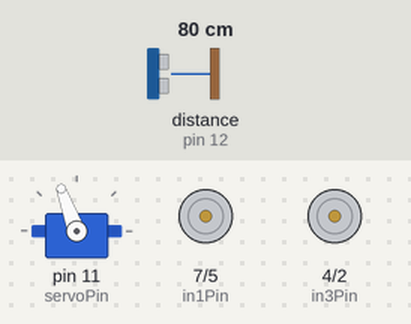
A sketch run on a simulated Arduino Uno, built with avr-gcc and run on an emulated ATmega328P. Shown: servo, motor-driver pin pairs drawn as motors (green arrow = first pin HIGH = forward, orange = second pin HIGH = backward, longer = more drive, scaled by the enable pin). Wiring (inferred from the names in the program): ultrasonic range finder: trigger pin 13; echo pin 12. The test bench sets the inputs (shaded band); at power-on: distance to the obstacle (sensor on pin 12) 80 cm. The echo pulse lasts 58.3 µs per cm.

Above: at 4.7 s.
6.1 s: distance to the obstacle (sensor on pin 12) set to 33 cm
9.1 s: distance to the obstacle (sensor on pin 12) set to 28 cm
At 9.9 s:
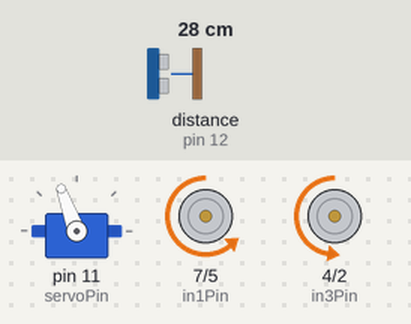
12.1 s: distance to the obstacle (sensor on pin 12) set to 35 cm
At 12.8 s:
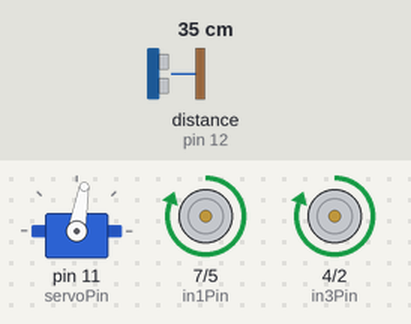
15.1 s: distance to the obstacle (sensor on pin 12) set to 2 cm
At 16.0 s:
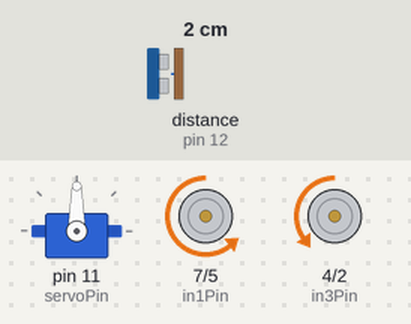
Timing chart, 0 to 19.1 s (numbered marks = the images above; inputs shaded):
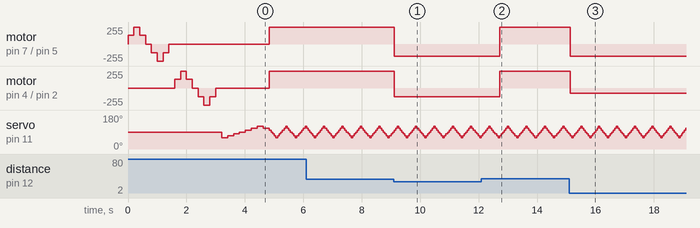

The sketch:

robot-car.ino.ino
```cpp
/*
  Firmware for the "2WD Ultrasonic Motor Robot Car Kit"

  Stephen A. Edwards

  Hardware configuration :
  A pair of DC motors driven by an L298N H bridge motor driver
  An HC−SR04 ultrasonic range sensor mounted atop a small hobby servo
*/
#include <Servo.h>
Servo servo;
#define NUM_ANGLES 7
// Ultrasonic Module pins
const int trigPin = 13; // 10 microsecond high pulse causes chirp , wait 50 us
const int echoPin = 12; // Width of high pulse indicates distance

// Servo motor that aims ultrasonic sensor .
const int servoPin = 11; // PWM output for hobby servo

// Motor control pins : L298N H bridge
const int enAPin = 6; // Left motor PWM speed control
const int in1Pin = 7; // Left motor Direction 1
const int in2Pin = 5; // Left motor Direction 2
const int in3Pin = 4; // Right motor Direction 1
const int in4Pin = 2; // Right motor Direction 2
const int enBPin = 3; // Right motor PWM speed control

enum Motor {LEFT,RIGHT};

// Set motor speed: 255 full ahead, −255 full reverse , 0 stop
void go( enum Motor m, int speed)
{
  digitalWrite (m == LEFT ? in1Pin : in3Pin , speed > 0 ? HIGH : LOW );
  digitalWrite (m == LEFT ? in2Pin : in4Pin , speed <= 0 ? HIGH : LOW );
  analogWrite (m == LEFT ? enAPin : enBPin, speed < 0 ? -speed : speed );
}

// Initial motor test :
// left motor forward then back
// right motor forward then back
void testMotors ()
{
  static int speed[8] = { 128, 255, 128, 0 , -128, -255, -128, 0};
  go(RIGHT, 0);
  for (unsigned char i = 0 ; i < 8 ; i++)
    go(LEFT, speed[i]), delay (200);
  for (unsigned char i = 0 ; i < 8 ; i++)
    go(RIGHT, speed[i]), delay (200);
}

// Read distance from the ultrasonic sensor , return distance in mm
//
// Speed of sound in dry air , 20C is 343 m/s
// pulseIn returns time in microseconds (10ˆ−6)
// 2d = p * 10ˆ−6 s * 343 m/s = p * 0.00343 m = p * 0.343 mm/us
unsigned int readDistance ()
{
  digitalWrite ( trigPin , HIGH );
  delayMicroseconds (10);
  digitalWrite ( trigPin , LOW );
  unsigned long period = pulseIn ( echoPin, HIGH );
  return period * 343 / 2000;
}


unsigned char sensorAngle[NUM_ANGLES] = { 60, 70, 80, 90, 100, 110, 120 };
unsigned int distance [NUM_ANGLES];
// Scan the area ahead by sweeping the ultrasonic sensor left and right
// and recording the distance observed. This takes a reading , then
// sends the servo to the next angle. Call repeatedly once every 50 ms or so.
void readNextDistance ()
{
  static unsigned char angleIndex = 0;
  static signed char step = 1;
  distance [angleIndex] = readDistance();
  angleIndex += step ;
  if (angleIndex == NUM_ANGLES - 1)step = -1;
  else if (angleIndex == 0)
    step = 1;
  servo.write ( sensorAngle[angleIndex ] );
}

// Initial configuration
//
// Configure the input and output pins
// Center the servo
// Turn off the motors
// Test the motors
// Scan the surroundings once
//
void setup () {
  pinMode(trigPin , OUTPUT);
  pinMode(echoPin, INPUT);
  digitalWrite ( trigPin , LOW);
  pinMode(enAPin, OUTPUT);
  pinMode(in1Pin, OUTPUT);
  pinMode(in2Pin, OUTPUT);
  pinMode(in3Pin, OUTPUT);
  pinMode(in4Pin, OUTPUT);
  pinMode(enBPin, OUTPUT);

  servo.attach ( servoPin );
  servo.write (90);

  go(LEFT,0);
  go(RIGHT,0);

  testMotors();

  // Scan the surroundings before starting
  servo.write ( sensorAngle[0] );
  delay(200);
  for (unsigned char i = 0 ; i < NUM_ANGLES ; i ++)
    readNextDistance(), delay(200);
}


// Main loop:
//
// Get the next sensor reading
// If anything appears to be too close , back up
// Otherwise, go forward
//
void loop () {
  readNextDistance ();

  // See if something is too close at any angle
  unsigned char tooClose = 0;
  for (unsigned char i=0 ; i < NUM_ANGLES; i++)
    if ( distance [i] < 300)
      tooClose = 1;

  if (tooClose) {
    // Something's nearby: back up left
    go(LEFT,-180);
    go(RIGHT,-80);
  } else {
    // Nothing in our way: go forward
    go(LEFT, 255);
    go(RIGHT, 255);
  }

  // Check the next direction in 50 ms
  delay (50);
}
```

Measured:
- the behaviour switches between 31 and 30 cm on distance to the obstacle (sensor on pin 12) (found by bisection; images 0 and 1)
- after the input at 9.1 s, motor on pin 7 (in1Pin) / pin 5 (in2Pin): forward 255/255 → backward 180/255 at once; motor on pin 4 (in3Pin) / pin 2 (in4Pin): forward 255/255 → backward 128/255 at once
- after the input at 12.1 s, motor on pin 7 (in1Pin) / pin 5 (in2Pin): backward 180/255 → forward 255/255 after 0.62 s; motor on pin 4 (in3Pin) / pin 2 (in4Pin): backward 128/255 → forward 255/255 after 0.62 s
- after the input at 15.1 s, motor on pin 7 (in1Pin) / pin 5 (in2Pin): forward 255/255 → backward 180/255 at once; motor on pin 4 (in3Pin) / pin 2 (in4Pin): forward 255/255 → backward 80/255 at once
- by itself, servo on pin 11 (servoPin): repeats every 0.61 s: 60° 0.05 s, 70° 0.05 s, 80° 0.05 s, 90° 0.05 s, 100° 0.05 s, 110° 0.05 s, 120° 0.05 s, 110° 0.05 s, 100° 0.05 s, 90° 0.05 s, 80° 0.05 s, 70° 0.05 s
